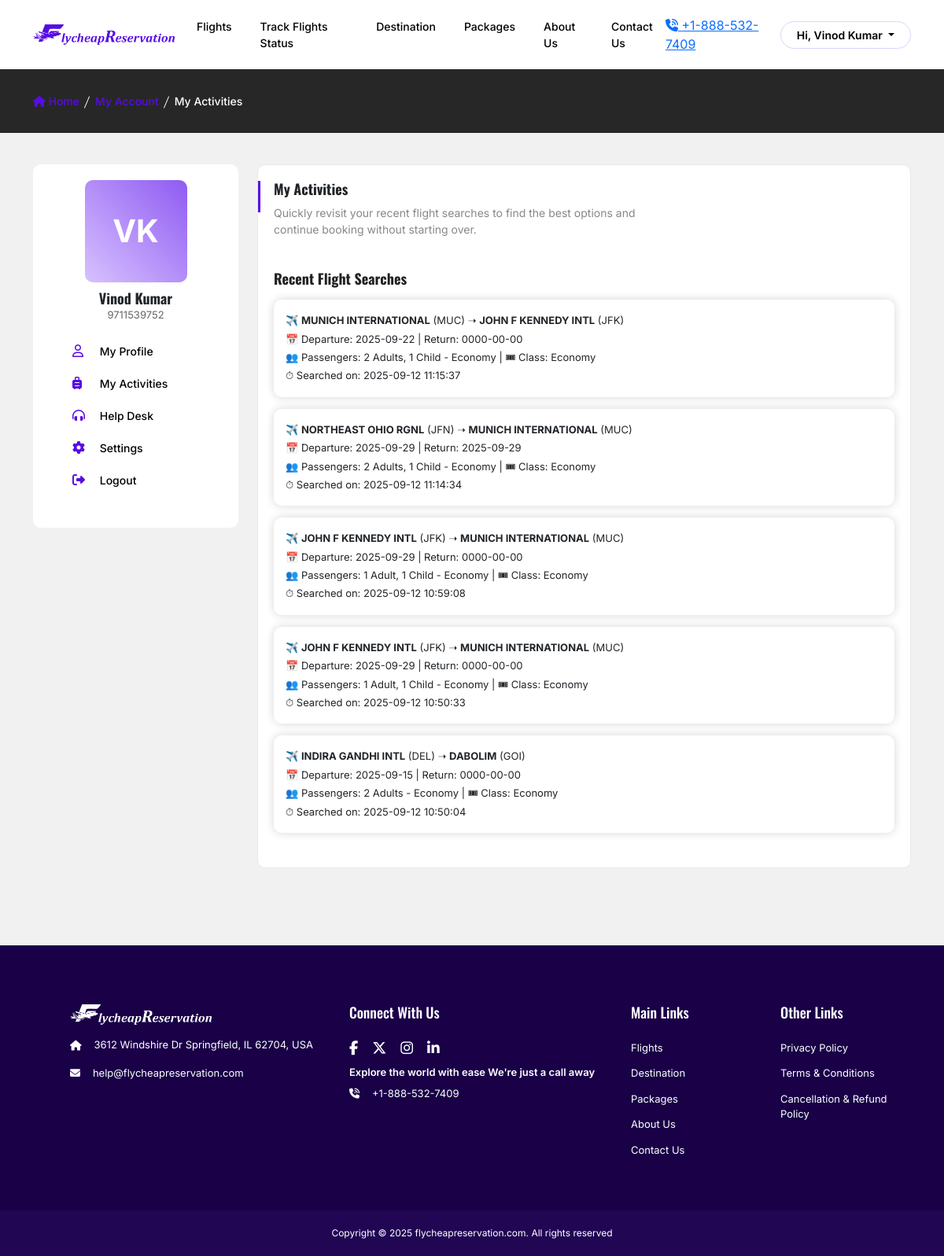
The page /my-account/my-activities.php (signed in) on the database its author committed.
### tables this page shows
CREATE TABLE `users` (
  `id` int(50) NOT NULL,
  `first_name` varchar(250) NOT NULL,
  `last_name` varchar(250) NOT NULL,
  `user_email` varchar(250) NOT NULL,
  `user_password` varchar(255) NOT NULL,
  `user_phone` varchar(20) NOT NULL,
  `gender` varchar(250) NOT NULL,
  `date_of_birth` date NOT NULL,
  `address_1` varchar(250) NOT NULL,
  `address_2` varchar(250) NOT NULL,
  `country` varchar(150) NOT NULL,
  `state` varchar(150) NOT NULL,
  `city` varchar(150) NOT NULL,
  `zipcode` int(11) NOT NULL,
  `created_at` varchar(250) NOT NULL
);

CREATE TABLE `flight_search` (
  `id` int(11) NOT NULL,
  `user_id` int(11) NOT NULL,
  `origin` varchar(250) NOT NULL,
  `origin_name` varchar(250) NOT NULL,
  `destination` varchar(250) NOT NULL,
  `destination_name` varchar(250) NOT NULL,
  `departure_date` date NOT NULL,
  `return_date` date NOT NULL,
  `passenger` varchar(250) NOT NULL,
  `adults` int(11) NOT NULL,
  `children` int(11) NOT NULL,
  `infants` int(11) NOT NULL,
  `travel_class` varchar(250) NOT NULL,
  `created_at` timestamp NOT NULL DEFAULT current_timestamp() ON UPDATE current_timestamp()
);

### my-account/register_form_fetch.php (called while the page is built, shortened)
<?php
include '../includes/db_connect.php';
$user_id = $_SESSION['user_id'];
$stmt = $conn->prepare("SELECT first_name, last_name, user_email, user_phone, gender, address_1, address_2, country, state, city, zipcode, created_at FROM users WHERE id = ?");
$stmt->bind_param("i", $user_id);
$stmt->execute();
$result = $stmt->get_result();
$user = $result->fetch_assoc();
?>

### my-account/my-activities.php (the view, shortened to what this page needs)
<?php
include("register_form_fetch.php");
$sql = "
    SELECT origin, origin_name, destination, destination_name,
           departure_date, return_date, passenger, travel_class, created_at
    FROM flight_search
    WHERE user_id = ?
    ORDER BY created_at DESC
    LIMIT 5
";
$stmt = $conn->prepare($sql);
$stmt->bind_param("i", $user_id);
$stmt->execute();
$result = $stmt->get_result();
$recent_searches = [];
while ($row = $result->fetch_assoc()) {
    $recent_searches[] = $row;
}
?>
<!DOCTYPE html>
<html lang="en">
<head>
<section class="gray-bg pt-0 pt-md-4 active">
  <div class="container">
    <div class="row pt-3 pb-5">
      <div class="col-sm-12 col-md-3">
        <?php include("sidebar.php") ?>
      </div>
      <div class="col-lg-9">
        <div class="row">
          <div class="col-12 col-sm">
            <div class="my_account-box">
              <div class=" my_account-box-leftline"></div>
              <div class="row pb-4">
                <div class="col-md-8">
                  <h2 class="my_account-title pb-2">My Activities</h2>
                  <p class="my_account-subtitle">Quickly revisit your recent flight searches to find the best options and continue booking without starting over.</p>
                </div>
                  <div class="recent-searches">
                    <h3 class="wrap-subhding_web1 mb-3">Recent Flight Searches</h3>
                    <?php if (!empty($recent_searches)): ?>
                        <ul class="rec_flight_srch">
                            <?php foreach ($recent_searches as $search): ?>
                                <li>
                                    ✈️ <strong><?php echo htmlspecialchars($search['origin_name']); ?></strong> (<?php echo htmlspecialchars($search['origin']); ?>)
                                    ➝ <strong><?php echo htmlspecialchars($search['destination_name']); ?></strong> (<?php echo htmlspecialchars($search['destination']); ?>) <br>
                                    📅 Departure: <?php echo htmlspecialchars($search['departure_date']); ?>
                                    <?php if (!empty($search['return_date'])): ?>
                                        | Return: <?php echo htmlspecialchars($search['return_date']); ?>
                                    <?php endif; ?>
                                    <br>
                                    👥 Passengers: <?php echo htmlspecialchars($search['passenger']); ?> |
                                    🎟 Class: <?php echo htmlspecialchars($search['travel_class']); ?> <br>
                                    ⏱ Searched on: <?php echo htmlspecialchars($search['created_at']); ?>
                                </li>
                            <?php endforeach; ?>
                        </ul>
                    <?php else: ?>
                        <p class="wrap-prgh_web1 text-danger">No recent flight searches found.</p>
                    <?php endif; ?>
                </div>
              </div>
            </div>
          </div>
        </div>
      </div>
    </div>
  </div>
</section>

### my-account/sidebar.php (shortened to what this page needs)
<?php
  $firstInitial = strtoupper(substr($user['first_name'], 0, 1));
  $lastInitial  = strtoupper(substr($user['last_name'], 0, 1));
  $initials = $firstInitial . $lastInitial;
?>
<aside class="my_account-sidebar">
  <div class="profile-imgarea">
    <div class="profile-nameimg">
      <span id="profile-picname"> <?= $initials ?> </span>
    </div>
  </div>
  <h2 class="my_account-title text-center"><?php echo htmlspecialchars($_SESSION['user_name']); ?></h2>
  <p class="my_account-desig"><?= htmlspecialchars($user['user_phone']) ?></p>
  <?php
    $nav1=$nav2=$nav3=$nav4=$nav5="";
  ?>
  <ul class="my_account-sidemenu">
    <li class="<?php echo $nav1; ?>"><a href="./"><i class="far fa-user"></i> My Profile</a></li>
    <li class="<?php echo $nav3; ?>"><a href="my-activities.php"><i class="fas fa-suitcase-rolling"></i> My Activities</a></li>
    <li class="<?php echo $nav4; ?>"><a href="help-desk.php"><i class="fas fa-headphones-alt"></i> Help Desk</a></li>
    <li class="<?php echo $nav5; ?>"><a href="settings.php"><i class="fa-solid fa-gear"></i> Settings</a></li>
    <li><a href="javascript:void(0)" data-bs-toggle="modal" data-bs-target="#logout-modal"><i class="fas fa-sign-out-alt"></i> Logout</a></li>
  </ul>
</aside>

### rows shown on the page
users: initials "VK", user_phone "9711539752"
flight_search: origin_name "MUNICH INTERNATIONAL", origin "MUC", destination_name "JOHN F KENNEDY INTL", destination "JFK", departure_date "2025-09-22", return_date "0000-00-00", passenger "2 Adults, 1 Child - Economy", travel_class "Economy", created_at "2025-09-12 11:15:37"
flight_search: origin_name "NORTHEAST OHIO RGNL", origin "JFN", destination_name "MUNICH INTERNATIONAL", destination "MUC", departure_date "2025-09-29", return_date "2025-09-29", passenger "2 Adults, 1 Child - Economy", travel_class "Economy", created_at "2025-09-12 11:14:34"
flight_search: origin_name "JOHN F KENNEDY INTL", origin "JFK", destination_name "MUNICH INTERNATIONAL", destination "MUC", departure_date "2025-09-29", return_date "0000-00-00", passenger "1 Adult, 1 Child - Economy", travel_class "Economy", created_at "2025-09-12 10:59:08"
flight_search: origin_name "JOHN F KENNEDY INTL", origin "JFK", destination_name "MUNICH INTERNATIONAL", destination "MUC", departure_date "2025-09-29", return_date "0000-00-00", passenger "1 Adult, 1 Child - Economy", travel_class "Economy", created_at "2025-09-12 10:50:33"
flight_search: origin_name "INDIRA GANDHI INTL", origin "DEL", destination_name "DABOLIM", destination "GOI", departure_date "2025-09-15", return_date "0000-00-00", passenger "2 Adults - Economy", travel_class "Economy", created_at "2025-09-12 10:50:04"

### other values the page prints
$phone_web "+1-888-532-7409"
$_SESSION['user_name'] "Vinod Kumar"
$label "My Account"
$label "My Activities"
$email_web "help@flycheapreservation.com"
$domainname_web_url_web "flycheapreservation.com"
